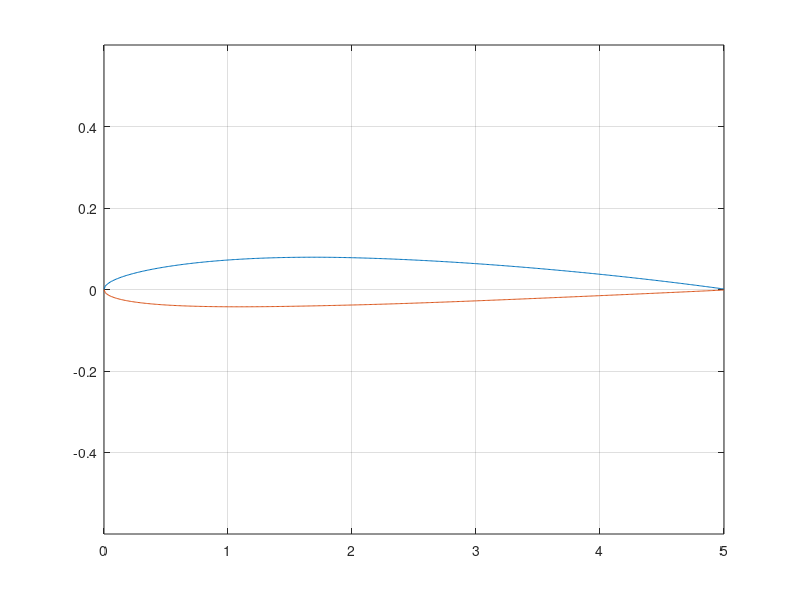

Recreate this plot in MATLAB.
c = 5;
m = 0.02;
p = 0.4;
t = 0.12;
pc = p*c;
x = linspace(0,c,500);

yt = 5*t*(0.2969.*sqrt(x/c) - 0.1260.*(x/c) - 0.3516.*(x/c).^2 + 0.2843.*(x/c).^3 - 0.1015.*(x/c).^4);
yc = zeros(1,500);
for i = 1:500
    if x(i) <= pc
        yc(i) = (m/(p^2))*(2*p*(x(i)/c) - (x(i)/c)^2);
    else
        yc(i) = (m/(1 - p)^2)*((1 - 2*p) + 2*p*(x(i)/c) - (x(i)/c)^2);
    end
end

dycdx = zeros(1,500);
for i = 1:500
    if x <= pc
        dycdx(i) = (2*m/p^2)*(p - (x(i)/c));
    else
        dycdx(i) = (2*m/(1 - p)^2)*(p - (x(i)/c));
    end
end
theta = atan(dycdx);

XU = x - yt.*sin(theta);
XL = x + yt.*sin(theta);
YU = yc + yt.*cos(theta);
YL = yc - yt.*cos(theta);

plot(XU,YU)
hold on
plot(XL,YL)
grid
axis([0,c,-t*c,t*c])